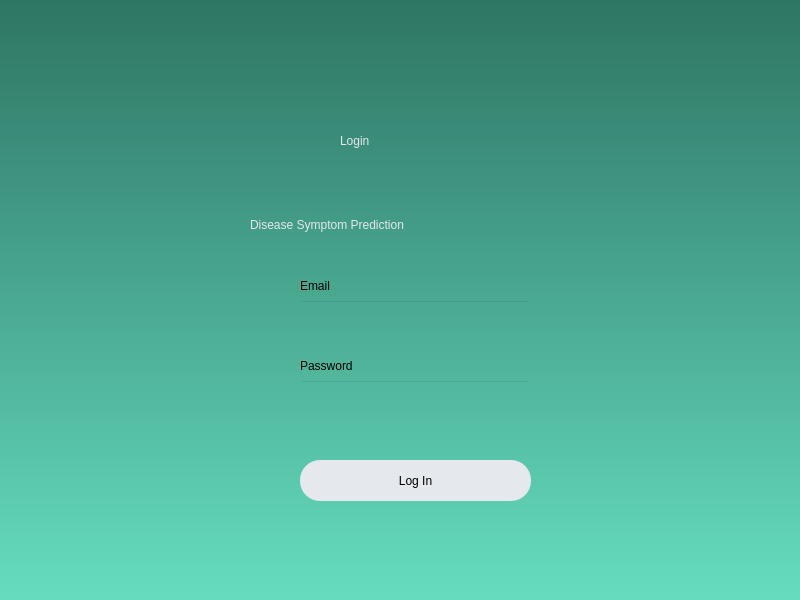
<?xml version="1.0" encoding="UTF-8"?>
<ui version="4.0">
 <class>Dialog</class>
 <widget class="QDialog" name="Dialog">
  <property name="geometry">
   <rect>
    <x>0</x>
    <y>0</y>
    <width>800</width>
    <height>600</height>
   </rect>
  </property>
  <property name="windowTitle">
   <string>Dialog</string>
  </property>
  <widget class="QWidget" name="WelcomeWidget" native="true">
   <property name="geometry">
    <rect>
     <x>0</x>
     <y>0</y>
     <width>800</width>
     <height>600</height>
    </rect>
   </property>
   <property name="styleSheet">
    <string notr="true">QWidget#WelcomeWidget{
background-color: qlineargradient(spread:pad, x1:0, y1:0, x2:0, y2:1, stop:0 rgba(46, 117, 100, 255), stop:1 rgba(102, 221, 190, 255))}</string>
   </property>
   <widget class="QLabel" name="label_login">
    <property name="geometry">
     <rect>
      <x>340</x>
      <y>100</y>
      <width>151</width>
      <height>81</height>
     </rect>
    </property>
    <property name="styleSheet">
     <string notr="true">font: 36pt &quot;Tahoma&quot;;
color: rgb(229, 232, 236);
</string>
    </property>
    <property name="text">
     <string>Login</string>
    </property>
   </widget>
   <widget class="QLabel" name="label_DSP">
    <property name="geometry">
     <rect>
      <x>250</x>
      <y>200</y>
      <width>321</width>
      <height>50</height>
     </rect>
    </property>
    <property name="styleSheet">
     <string notr="true">font: 15pt &quot;MS Shell Dlg 2&quot;;
color: rgb(229, 232, 236);</string>
    </property>
    <property name="text">
     <string>Disease Symptom Prediction</string>
    </property>
   </widget>
   <widget class="QPushButton" name="login_btn">
    <property name="geometry">
     <rect>
      <x>300</x>
      <y>460</y>
      <width>231</width>
      <height>41</height>
     </rect>
    </property>
    <property name="styleSheet">
     <string notr="true">border-radius:20px;
background-color: rgb(229, 232, 236);

font: 14pt &quot;Tahoma&quot;;
</string>
    </property>
    <property name="text">
     <string>Log In</string>
    </property>
   </widget>
   <widget class="QLineEdit" name="EmailLine">
    <property name="geometry">
     <rect>
      <x>300</x>
      <y>300</y>
      <width>231</width>
      <height>41</height>
     </rect>
    </property>
    <property name="styleSheet">
     <string notr="true">background-color:rgba(0,0,0,0);
font: 12pt &quot;MS Shell Dlg 2&quot;;</string>
    </property>
   </widget>
   <widget class="QLabel" name="label_3">
    <property name="geometry">
     <rect>
      <x>300</x>
      <y>270</y>
      <width>71</width>
      <height>31</height>
     </rect>
    </property>
    <property name="styleSheet">
     <string notr="true">font: 10pt &quot;Dubai&quot;;</string>
    </property>
    <property name="text">
     <string>Email</string>
    </property>
   </widget>
   <widget class="QLabel" name="label_4">
    <property name="geometry">
     <rect>
      <x>300</x>
      <y>350</y>
      <width>71</width>
      <height>31</height>
     </rect>
    </property>
    <property name="styleSheet">
     <string notr="true">font: 10pt &quot;Dubai&quot;;</string>
    </property>
    <property name="text">
     <string>Password</string>
    </property>
   </widget>
   <widget class="QLineEdit" name="PasswordLine">
    <property name="geometry">
     <rect>
      <x>300</x>
      <y>380</y>
      <width>231</width>
      <height>41</height>
     </rect>
    </property>
    <property name="styleSheet">
     <string notr="true">background-color:rgba(0,0,0,0);
font: 12pt &quot;MS Shell Dlg 2&quot;;</string>
    </property>
   </widget>
   <widget class="QLabel" name="label_invalid_line">
    <property name="geometry">
     <rect>
      <x>304</x>
      <y>425</y>
      <width>221</width>
      <height>21</height>
     </rect>
    </property>
    <property name="styleSheet">
     <string notr="true">font: 10pt &quot;MS Shell Dlg 2&quot;; color:red;</string>
    </property>
    <property name="text">
     <string/>
    </property>
   </widget>
  </widget>
 </widget>
 <resources/>
 <connections/>
</ui>
